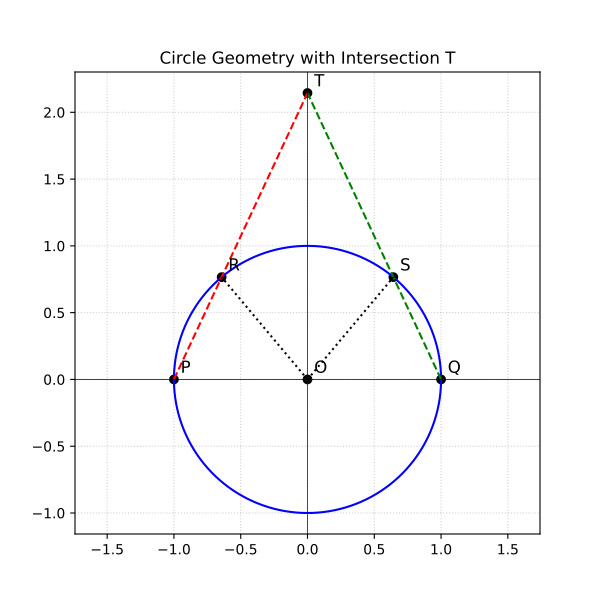

Here is the Python script that generated this plot:
import numpy as np
import matplotlib.pyplot as plt

r = 1.0
alpha_deg, beta_deg = 130.0, 50.0
alpha, beta = np.radians(alpha_deg), np.radians(beta_deg)

# Points
P = np.array([-r, 0.0])
Q = np.array([r, 0.0])
O = np.array([0.0, 0.0])
R = np.array([r * np.cos(alpha), r * np.sin(alpha)])
S = np.array([r * np.cos(beta), r * np.sin(beta)])

# Intersection T of extended PR and QS
T = np.array([0.0, (r * np.sin(alpha)) / (1 + np.cos(alpha))])

# Circle points
theta = np.linspace(0, 2 * np.pi, 300)
x_circle = r * np.cos(theta)
y_circle = r * np.sin(theta)

plt.figure(figsize=(6, 6))
plt.plot(x_circle, y_circle, 'b-', label='Circle')
plt.plot([P[0], T[0]], [P[1], T[1]], 'r--', label='Extended PR')
plt.plot([Q[0], T[0]], [Q[1], T[1]], 'g--', label='Extended QS')

# Draw segments
plt.plot([O[0], R[0]], [O[1], R[1]], 'k:')
plt.plot([O[0], S[0]], [O[1], S[1]], 'k:')

# Plot points
points = {'P': P, 'Q': Q, 'O': O, 'R': R, 'S': S, 'T': T}
for name, pt in points.items():
    plt.scatter(*pt, color='black')
    plt.text(pt[0] + 0.05, pt[1] + 0.05, name, fontsize=12)

plt.axhline(0, color='black', linewidth=0.5)
plt.axvline(0, color='black', linewidth=0.5)
plt.axis('equal')
plt.grid(True, linestyle=':', alpha=0.6)
plt.title('Circle Geometry with Intersection T')
plt.savefig('q07.pdf')
plt.close()
